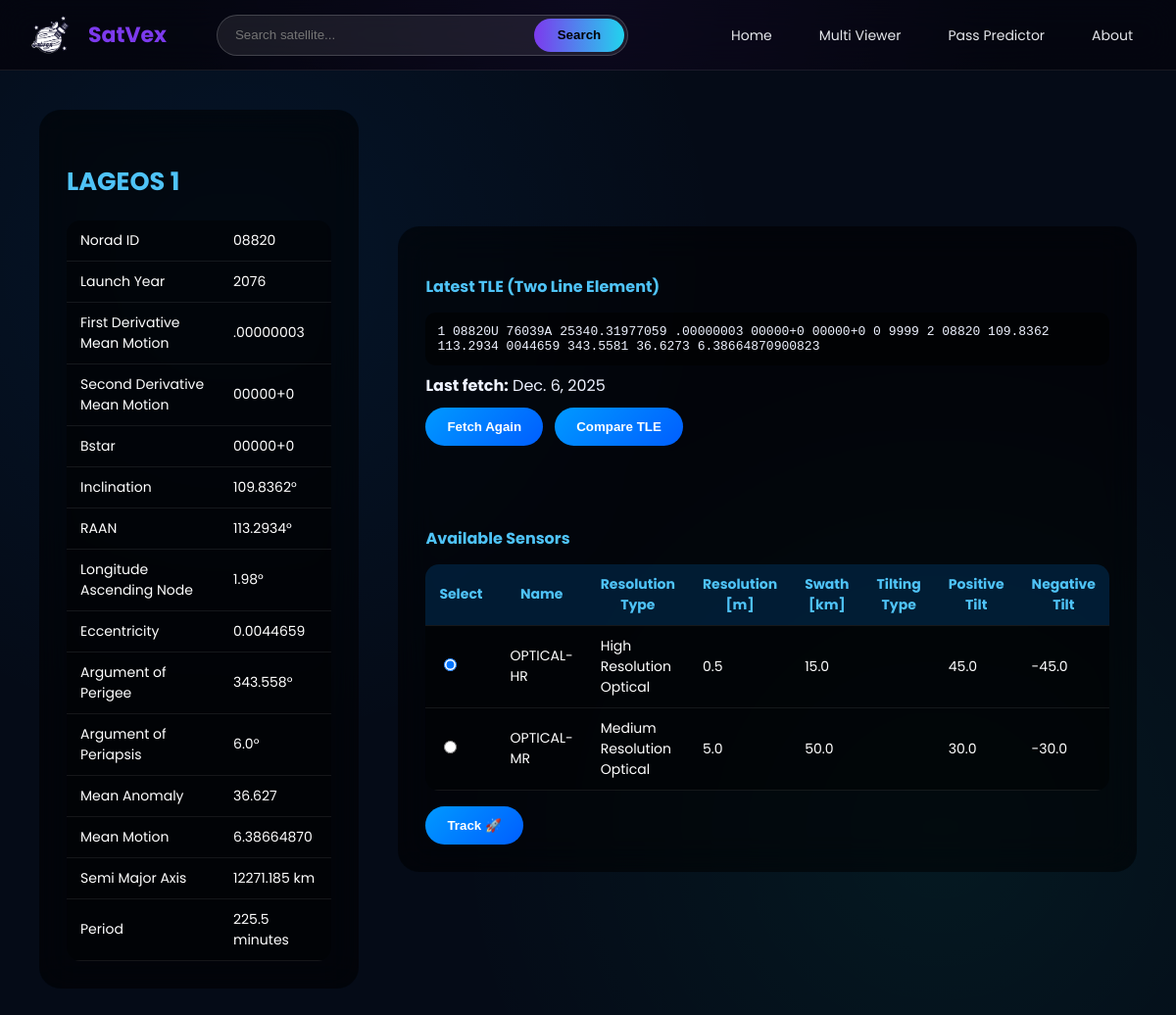
Page /sat/8820 on the committed database.
### satTrack/models.py (models this page shows, shortened)
class Satellite(models.Model):
    norad_id = models.IntegerField('NORAD ID', primary_key=True)
    name = models.CharField('Satellite Name', max_length=20)
    satellite_type = models.CharField('Satellite type', max_length=30, default='-')
    description = models.TextField('About Satellite', default='-')
    tle_now = models.TextField("Satellite Tle" ,default='', editable=False)
    launch_date = models.DateField('Launch Date', default=datetime(2000,2,2,2,2,2,2))
    launch_site = models.CharField('Launch Site', max_length=50, default='not provided')
    last_tle_update = models.DateField('Launch Date', default=datetime(2000,2,2,2,2,2,2),editable=False)
    swath = models.FloatField('Swath [km]', default=0)
    status = models.CharField('Status',max_length=20, choices = STATUS_CHOICES, default='IN ORBIT')
    orbit = models.CharField('Orbit Type', max_length=20, default='-')
    orbital_period = models.FloatField('Orbital Period [m]', default=0)
    orbit_revisit = models.IntegerField('Revisit Period [days]', default=0)
    orbit_distance = models.FloatField('Successive orbits distance [km]', default=0)
    orbits_per_day = models.IntegerField('Orbits per day', default=0)
    inclination = models.FloatField('Inclination [°]', default=0)
    perigee = models.FloatField('Perigee', default=0)
    apogee = models.FloatField('Apogee', default=0)
    sensors = models.ManyToManyField(Sensor)
    max_saved_tle = 10

class Sensor(models.Model):
    name = models.CharField('Sensor Name', max_length=20)
    resolution_type = models.CharField('Resolution Type', max_length=30, default='resolution')
    resolution_value = models.FloatField('Resolution [m]', default=0)
    swath = models.FloatField('Swath [km]', default=0)
    positive_tilting = models.FloatField('Positive Tilting', default=0)
    negative_tilting = models.FloatField('Negative Tilting', default=0)

### satTrack/views.py (the view)
# urls.py: path('sat/<int:norad_id>', sensor_list, name="detail_view"),
def sensor_list(request, norad_id):
    satellite = Satellite.objects.get(pk=norad_id)
    sensors = satellite.sensors.all()
    TLE_DATA = satellite.tle_now
    save_dict = convert(TLE_DATA)
    context = { 'satellite': satellite ,'sensors': sensors, 'data': save_dict}
    return render(request, 'sensors.html', context)

### satTrack/extract_data.py (called while the page is built)
def cal_semi_major_axis(n):
    if n == 0:
        return 0
    mu = float('3.986004418e+14')
    num = (mu)**(1/3)
    deno = ((2*n*np.pi)/(86400))**(2/3)
    return round((num/deno)/1000, 3)

def line1_data(line1, save_dict):
    save_dict['norad_id'] = line1[2: 7]
    save_dict['launch_year'] = line1[9: 11]
    save_dict['first_derivative_mean_motion'] = line1[33: 43]
    save_dict['second_derivative_mean_motion'] = line1[44: 52]
    save_dict['bstar'] = line1[53: 61]

def line2_data(line2, save_dict):
    save_dict['inclination'] = line2[8: 16]
    save_dict['RAAN'] = line2[17: 25]
    save_dict['longitude_of_ascending_node'] = round((float(save_dict['RAAN']) * np.pi)/180, 2)
    save_dict['eccentricity'] = '0.'+line2[26: 33]
    save_dict['argument_of_perigee'] = line2[34: 41]
    save_dict['argument_of_periapsis'] = round((float(save_dict['argument_of_perigee']) * np.pi)/180, 2)
    save_dict['mean_anomaly']= line2[43: 50]
    save_dict['mean_motion']= line2[52: 63]
    save_dict['semi_major_axis']= cal_semi_major_axis(float(save_dict['mean_motion']))
    save_dict['period'] = round(1440/(float(save_dict['mean_motion'])), 1)

def convert(TLE):
    save_dict = {}
    L1, L2 = TLE.splitlines()
    line1_data(L1, save_dict)
    line2_data(L2, save_dict)
    save_dict['L1'] = L1
    save_dict['L2'] = L2
    return save_dict

### templates/sensors.html (shortened to what this page needs)
{% extends 'base.html' %}
{% block content %}
<div class="divide">
  <div class="tle-data glass-card">
    <h3 class="sat-name">{{ satellite.name }}</h3>
    <table>
      <tbody>
        <tr><td>Norad ID</td><td>{{ data.norad_id }}</td></tr>
        <tr><td>Launch Year</td><td>20{{ data.launch_year }}</td></tr>
        <tr><td>First Derivative Mean Motion</td><td>{{ data.first_derivative_mean_motion }}</td></tr>
        <tr><td>Second Derivative Mean Motion</td><td>{{ data.second_derivative_mean_motion }}</td></tr>
        <tr><td>Bstar</td><td>{{ data.bstar }}</td></tr>
        <tr><td>Inclination</td><td>{{ data.inclination }}°</td></tr>
        <tr><td>RAAN</td><td>{{ data.RAAN }}°</td></tr>
        <tr><td>Longitude Ascending Node</td><td>{{ data.longitude_of_ascending_node }}°</td></tr>
        <tr><td>Eccentricity</td><td>{{ data.eccentricity }}</td></tr>
        <tr><td>Argument of Perigee</td><td>{{ data.argument_of_perigee }}°</td></tr>
        <tr><td>Argument of Periapsis</td><td>{{ data.argument_of_periapsis }}°</td></tr>
        <tr><td>Mean Anomaly</td><td>{{ data.mean_anomaly }}</td></tr>
        <tr><td>Mean Motion</td><td>{{ data.mean_motion }}</td></tr>
        <tr><td>Semi Major Axis</td><td>{{ data.semi_major_axis }} km</td></tr>
        <tr><td>Period</td><td>{{ data.period }} minutes</td></tr>
      </tbody>
    </table>
  </div>
  <div class="satellite_details glass-card">
    <div class="sat-tle">
      <h4>Latest TLE (Two Line Element)</h4>
      <div class="tle">{{ satellite.tle_now }}</div>
      <div class="last-fetch">
        <b>Last fetch:</b> {{ satellite.last_tle_update }}
      </div>
      <div class="btn-row">
        <button onclick="fetch_latest()" class="buton">Fetch Again</button>
        <button onclick="compare_tle()" class="buton">Compare TLE</button>
      </div>
    </div>
    <div class="sensors">
      <h4>Available Sensors</h4>
      <table class="t3">
        <tr>
          <th>Select</th>
          <th>Name</th>
          <th>Resolution Type</th>
          <th>Resolution [m]</th>
          <th>Swath [km]</th>
          <th>Tilting Type</th>
          <th>Positive Tilt</th>
          <th>Negative Tilt</th>
        </tr>
        {% for sensor in sensors %}
        <tr>
          <td>
            <input type="radio" name="sensor" value="{{ sensor.name }}" {% if forloop.first %}checked{% endif %}>
          </td>
          <td>{{ sensor.name }}</td>
          <td>{{ sensor.resolution_type }}</td>
          <td>{{ sensor.resolution_value }}</td>
          <td>{{ sensor.swath }}</td>
          <td>{{ sensor.tilting_type }}</td>
          <td>{{ sensor.positive_tilting }}</td>
          <td>{{ sensor.negative_tilting }}</td>
        </tr>
        {% endfor %}
      </table>
      <button class="buton track-btn" onclick="get_tracking()">Track 🚀</button>
    </div>
  </div>
</div>
{% endblock content %}

### templates/base.html (shortened to what this page needs)
{% load static %}
<!DOCTYPE html>
<html lang="en">
<head>
  <link rel="stylesheet" href="https://cdn.jsdelivr.net/npm/swiper@10/swiper-bundle.min.css" />
</head>
<body>
  <div class="navbar">
    <a class="logo" href="{% url 'list_view' %}">
      <img src="{% static 'Satvex_nobg.png' %}">
      <span>SatVex</span>
    </a>
    <form class="search-container" onsubmit="return false;">
      <div class="searchInput">
        <input id="search" type="text" placeholder="Search satellite...">
        <button class="search-button">Search</button>
      </div>
    </form>
    <ul class="nav-list">
      <li><a href="/">Home</a></li>
      <li><a href="{% url 'multi_satellite_viewer' %}">Multi Viewer</a></li>
      <li><a href="{% url 'pass_predictor' %}">Pass Predictor</a></li>
      <li><a href="{% url 'about_page' %}">About</a></li>
    </ul>
  </div>
  {% block content %}{% endblock content %}
</body>
</html>

### templates/sensors.html (style rules this page uses)
.divide { min-height: 100vh; display: flex; align-items: center; padding: 40px; gap: 40px; background: radial-gradient(circle at 20% 20%, rgba(0,140,255,.08), transparent 40%), radial-gradient(circle at 80% 80%, rgba(0,255,200,.06), transparent 40%), #050b17; }
.glass-card { background: rgba(0, 0, 0, 0.55); backdrop-filter: blur(18px); -webkit-backdrop-filter: blur(18px); border-radius: 22px; padding: 28px; border: none; box-shadow: none; }
.tle-data { flex: .35; }
.satellite_details { flex: .65; display: flex; flex-direction: column; gap: 60px; }
.sat-name { font-size: 1.6rem; margin-bottom: 20px; color: #4fc3f7; }
table { width: 100%; border-collapse: collapse; color: white; background: rgba(0,0,0,.4); border-radius: 14px; overflow: hidden; }
th { background: rgba(0,140,255,.18); color: #4fc3f7; font-weight: 600; }
td, th { padding: 10px 14px; border-bottom: 1px solid rgba(255,255,255,.08); font-size: 14px; }
.sat-tle h4, .sensors h4 { color: #4fc3f7; margin-bottom: 14px; }
.tle { background: rgba(0,0,0,.55); padding: 12px; border-radius: 10px; font-family: monospace; margin-bottom: 8px; }
.buton { background: linear-gradient(135deg, #0099ff, #005eff); color: white; border: none; border-radius: 999px; padding: 12px 22px; font-weight: 700; cursor: pointer; transition: .2s ease; }
.track-btn { margin-top: 16px; }
.btn-row { display: flex; gap: 12px; margin-top: 10px; }
.t3 th { font-weight: 700; }

### rows in the picture
Satellite: name "LAGEOS 1", tle_now "1 08820U 76039A 25340.31977059 .00000003 00000+0 00000+0 0 9999 2 08820 109.8362 113.2934 0044659 343.5581 36.6273 6.38664870900823", last_tle_update "Dec. 6, 2025"
Sensor: name "OPTICAL-HR", resolution_type "High Resolution Optical", resolution_value "0.5", swath "15.0", positive_tilting "45.0", negative_tilting "-45.0"
Sensor: name "OPTICAL-MR", resolution_type "Medium Resolution Optical", resolution_value "5.0", swath "50.0", positive_tilting "30.0", negative_tilting "-30.0"

### other values in the picture
{{ data.norad_id }} "08820"
{{ data.launch_year }} "76"
{{ data.first_derivative_mean_motion }} ".00000003"
{{ data.second_derivative_mean_motion }} "00000+0"
{{ data.bstar }} "00000+0"
{{ data.inclination }} "109.8362"
{{ data.RAAN }} "113.2934"
{{ data.longitude_of_ascending_node }} "1.98"
{{ data.eccentricity }} "0.0044659"
{{ data.argument_of_perigee }} "343.558"
{{ data.argument_of_periapsis }} "6.0"
{{ data.mean_anomaly }} "36.627"
{{ data.mean_motion }} "6.38664870"
{{ data.semi_major_axis }} "12271.185"
{{ data.period }} "225.5"
